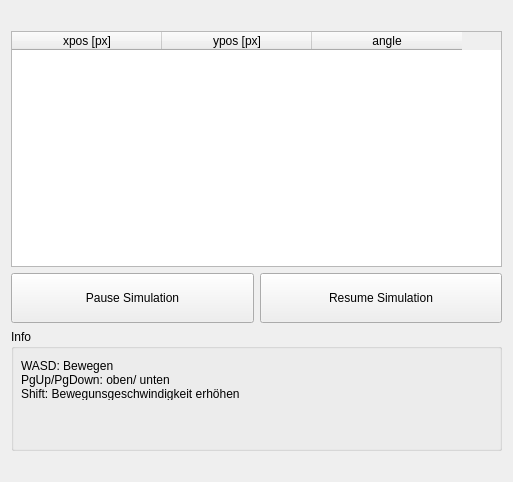
<?xml version="1.0" encoding="UTF-8"?>
<ui version="4.0">
 <class>DebugWindow</class>
 <widget class="QWidget" name="DebugWindow">
  <property name="geometry">
   <rect>
    <x>0</x>
    <y>0</y>
    <width>513</width>
    <height>482</height>
   </rect>
  </property>
  <property name="windowTitle">
   <string>Debug Window</string>
  </property>
  <layout class="QGridLayout" name="gridLayout_2">
   <item row="1" column="0">
    <layout class="QGridLayout" name="gridLayout">
     <item row="0" column="0">
      <widget class="QTableWidget" name="tableWidget">
       <property name="minimumSize">
        <size>
         <width>0</width>
         <height>30</height>
        </size>
       </property>
       <property name="gridStyle">
        <enum>Qt::SolidLine</enum>
       </property>
       <attribute name="horizontalHeaderCascadingSectionResizes">
        <bool>false</bool>
       </attribute>
       <attribute name="horizontalHeaderMinimumSectionSize">
        <number>24</number>
       </attribute>
       <attribute name="horizontalHeaderDefaultSectionSize">
        <number>150</number>
       </attribute>
       <attribute name="horizontalHeaderStretchLastSection">
        <bool>false</bool>
       </attribute>
       <column>
        <property name="text">
         <string>xpos [px]</string>
        </property>
       </column>
       <column>
        <property name="text">
         <string>ypos [px]</string>
        </property>
       </column>
       <column>
        <property name="text">
         <string>angle</string>
        </property>
       </column>
      </widget>
     </item>
     <item row="1" column="0">
      <layout class="QHBoxLayout" name="horizontalLayout">
       <item>
        <widget class="QPushButton" name="stopButton">
         <property name="minimumSize">
          <size>
           <width>0</width>
           <height>50</height>
          </size>
         </property>
         <property name="text">
          <string>Pause Simulation</string>
         </property>
        </widget>
       </item>
       <item>
        <widget class="QPushButton" name="restartButton">
         <property name="minimumSize">
          <size>
           <width>0</width>
           <height>50</height>
          </size>
         </property>
         <property name="font">
          <font>
           <family>MS Shell Dlg 2</family>
          </font>
         </property>
         <property name="text">
          <string>Resume Simulation</string>
         </property>
        </widget>
       </item>
      </layout>
     </item>
    </layout>
   </item>
   <item row="0" column="0">
    <spacer name="verticalSpacer_2">
     <property name="orientation">
      <enum>Qt::Vertical</enum>
     </property>
     <property name="sizeType">
      <enum>QSizePolicy::Maximum</enum>
     </property>
     <property name="sizeHint" stdset="0">
      <size>
       <width>20</width>
       <height>20</height>
      </size>
     </property>
    </spacer>
   </item>
   <item row="3" column="0">
    <spacer name="verticalSpacer">
     <property name="orientation">
      <enum>Qt::Vertical</enum>
     </property>
     <property name="sizeType">
      <enum>QSizePolicy::Maximum</enum>
     </property>
     <property name="sizeHint" stdset="0">
      <size>
       <width>20</width>
       <height>20</height>
      </size>
     </property>
    </spacer>
   </item>
   <item row="2" column="0">
    <widget class="QGroupBox" name="groupBox">
     <property name="minimumSize">
      <size>
       <width>0</width>
       <height>122</height>
      </size>
     </property>
     <property name="sizeIncrement">
      <size>
       <width>30</width>
       <height>30</height>
      </size>
     </property>
     <property name="title">
      <string>Info</string>
     </property>
     <widget class="QLabel" name="label">
      <property name="geometry">
       <rect>
        <x>10</x>
        <y>30</y>
        <width>471</width>
        <height>41</height>
       </rect>
      </property>
      <property name="text">
       <string>WASD: Bewegen
PgUp/PgDown: oben/ unten 
Shift: Bewegunsgeschwindigkeit erhöhen</string>
      </property>
     </widget>
    </widget>
   </item>
  </layout>
 </widget>
 <resources/>
 <connections/>
</ui>
